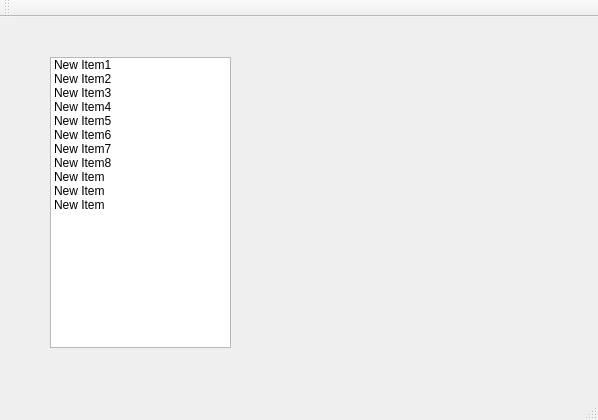
<?xml version="1.0" encoding="UTF-8"?>
<ui version="4.0">
 <class>MainWindow</class>
 <widget class="QMainWindow" name="MainWindow">
  <property name="geometry">
   <rect>
    <x>0</x>
    <y>0</y>
    <width>598</width>
    <height>420</height>
   </rect>
  </property>
  <property name="windowTitle">
   <string>MainWindow</string>
  </property>
  <widget class="QWidget" name="centralWidget">
   <widget class="MyListWidget" name="listWidget">
    <property name="geometry">
     <rect>
      <x>50</x>
      <y>40</y>
      <width>181</width>
      <height>291</height>
     </rect>
    </property>
    <item>
     <property name="text">
      <string>New Item1</string>
     </property>
    </item>
    <item>
     <property name="text">
      <string>New Item2</string>
     </property>
    </item>
    <item>
     <property name="text">
      <string>New Item3</string>
     </property>
    </item>
    <item>
     <property name="text">
      <string>New Item4</string>
     </property>
    </item>
    <item>
     <property name="text">
      <string>New Item5</string>
     </property>
    </item>
    <item>
     <property name="text">
      <string>New Item6</string>
     </property>
    </item>
    <item>
     <property name="text">
      <string>New Item7</string>
     </property>
    </item>
    <item>
     <property name="text">
      <string>New Item8</string>
     </property>
    </item>
    <item>
     <property name="text">
      <string>New Item</string>
     </property>
    </item>
    <item>
     <property name="text">
      <string>New Item</string>
     </property>
    </item>
    <item>
     <property name="text">
      <string>New Item</string>
     </property>
    </item>
   </widget>
  </widget>
  <widget class="QMenuBar" name="menuBar">
   <property name="geometry">
    <rect>
     <x>0</x>
     <y>0</y>
     <width>598</width>
     <height>26</height>
    </rect>
   </property>
  </widget>
  <widget class="QToolBar" name="mainToolBar">
   <attribute name="toolBarArea">
    <enum>TopToolBarArea</enum>
   </attribute>
   <attribute name="toolBarBreak">
    <bool>false</bool>
   </attribute>
  </widget>
  <widget class="QStatusBar" name="statusBar"/>
 </widget>
 <layoutdefault spacing="6" margin="11"/>
 <customwidgets>
  <customwidget>
   <class>MyListWidget</class>
   <extends>QListWidget</extends>
   <header>mylistwidget.h</header>
  </customwidget>
 </customwidgets>
 <resources/>
 <connections/>
</ui>
